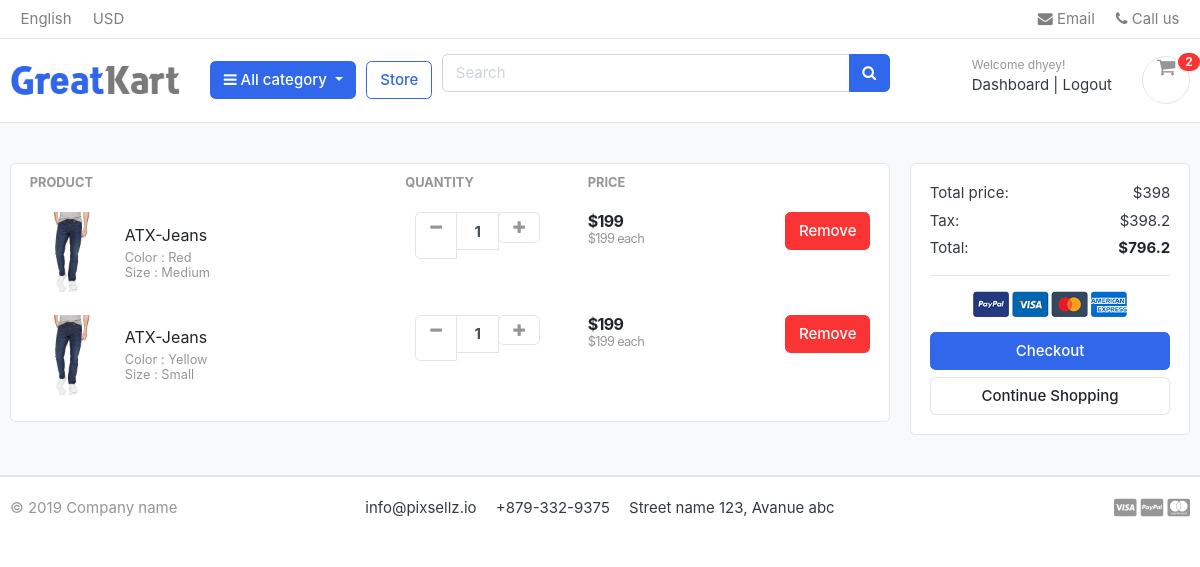
Page /carts/ (signed in) on the earlier database version.
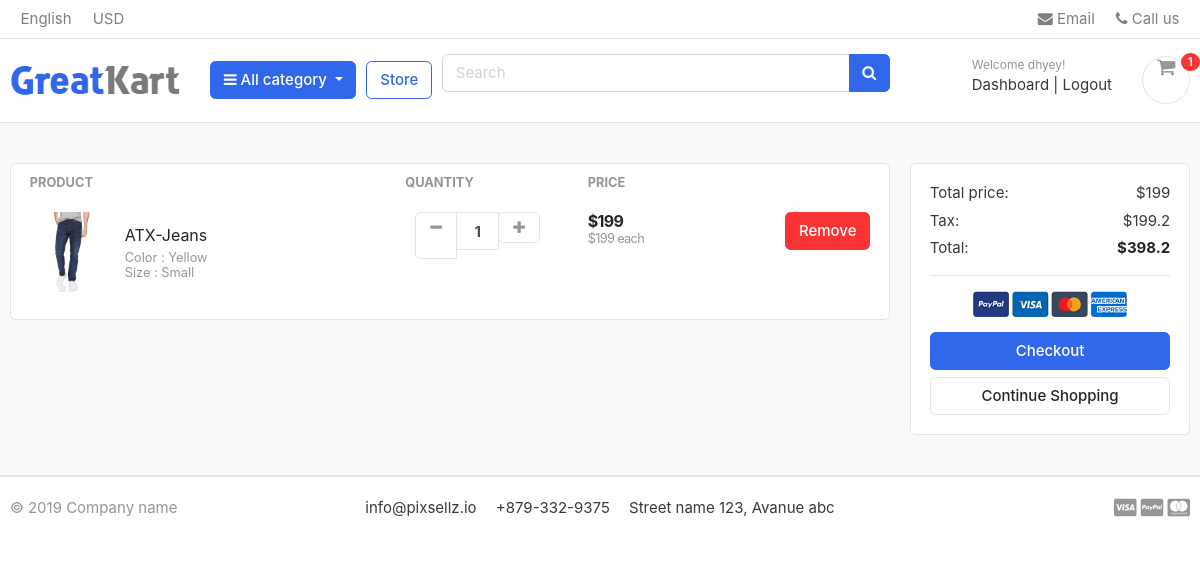
Same page on the later database version.
### accounts/models.py (models this page shows, shortened)
class Account(AbstractBaseUser):
    first_name = models.CharField(max_length=50)
    last_name = models.CharField (max_length=50)
    username = models.CharField(max_length=50,unique=True)
    email = models.EmailField(max_length=100, unique=True)
    phone_number = models.CharField(max_length=50) #<---- here after bracket, unique = True
    date_joined = models.DateTimeField(auto_now_add=True)
    last_login = models.DateTimeField(auto_now_add=True)
    is_admin = models.BooleanField(default=False)
    is_staff = models.BooleanField(default=False)
    is_active = models.BooleanField(default=False)
    is_superadmin = models.BooleanField(default=False)
    USERNAME_FIELD = 'email'
    REQUIRED_FIELDS = ['username', 'first_name', 'last_name']
    objects = Myaccountmanager()

### carts/models.py (models this page shows, shortened)
class CartItem (models.Model):
    user = models.ForeignKey(Account, on_delete=models.CASCADE, null =True)
    product = models.ForeignKey(Product, on_delete= models.CASCADE)
    variations = models.ManyToManyField(Variation, blank=True, )
    cart = models.ForeignKey(Cart, on_delete=models.CASCADE,null= True)
    quantity = models.IntegerField()
    is_active = models.BooleanField(default=True)
    def sub_total(self):
        return self.product.price * self.quantity

### store/models.py (models this page shows, shortened)
class Product (models.Model):
    product_name = models.CharField(max_length=200, unique=True)
    slug = models.SlugField(max_length=200, unique=True)
    description = models.TextField(max_length=255,blank=True)
    price = models.IntegerField()
    image = models.ImageField(upload_to='photos/products',)
    stock  = models.IntegerField()
    is_available = models.BooleanField(default=True)
    category = models.ForeignKey(Category, on_delete=models.CASCADE)
    created_date = models.DateTimeField(auto_now_add=True)
    modified_date  = models.DateTimeField(auto_now = True)
    def get_url(self):
        return reverse('product_detail', args=[self.category.slug,self.slug])

class Variation(models.Model):
    product = models.ForeignKey(Product, on_delete=models.CASCADE)
    variation_category = models.CharField(max_length=100,choices=variation_category_choice)
    variation_value    = models.CharField(max_length=100)
    is_active          = models.BooleanField(default=True)
    created_date       = models.DateTimeField(auto_now=True)
    objects = VariationManager()

### carts/views.py (the view)
# urls.py: path('', views.cart, name='cart'),
def cart(request,total=0,quanitity=0,cart_items=None):
    try:
        if request.user.is_authenticated:
            cart_items = CartItem.objects.filter(user = request.user, is_active= True)
        else:
            cart = Cart.objects.get(cart_id =_cart_id(request))
            cart_items = CartItem.objects.filter(cart=cart, is_active=True)
        for cart_item in cart_items:
            total += (cart_item.product.price * cart_item.quantity)
            quanitity += cart_item.quantity
        tax_rate = 0.2
        tax = total+tax_rate
        grand_total = total + tax
    except Cart.DoesNotExist:
        cart_items = []
        tax=0
        grand_total =0
    context = {
        'total':total,
        'quantity': quanitity,
        'cart_items': cart_items,
        'tax':tax,
        'grand_total':grand_total,
    }
    return render(request, "store/cart.html",context)

### templates/store/cart.html (shortened to what this page needs)
{% extends 'base.html' %}
{%load static%}
{%block content%}
<section class="section-content padding-y bg">
    <div class="container">
{% if not cart_items %}
    <h2 class = "text-center">Your Shopping Cart is Empty</h2>
    <div class="text-center">
        <a href= "{% url 'store'  %}" class= "btn btn-primary">Continue Shopping</a>
    </div>
{% else %}
    <div class="row">
        <aside class="col-lg-9">
    <div class="card">
    <table class="table table-borderless table-shopping-cart">
    <thead class="text-muted">
    <tr class="small text-uppercase">
      <th scope="col">Product</th>
      <th scope="col" width="120">Quantity</th>
      <th scope="col" width="120">Price</th>
      <th scope="col" class="text-right" width="200"> </th>
    </tr>
    </thead>
    <tbody>
{%for cart_item in cart_items%}
    <tr>
        <td>
            <figure class="itemside align-items-center">
                <div class="aside"><img src="{{cart_item.product.image.url}}" class="img-sm"></div>
                <figcaption class="info">
                    <a href="{{cart_item.product.get_url}}" class="title text-dark">{{cart_item.product.product_name}}</a>
                    <p class="text-muted small">
                        {% if cart_item.variations.all %}
                            {%for item in cart_item.variations.all %}
                                {{ item.variation_category | capfirst }} : {{ item.variation_value | capfirst}}
                                <br>
                            {% endfor %}
                        {% endif %}
                    </p>
                </figcaption>
            </figure>
        </td>
        <td>
                        <div class="col">
                            <div class="input-group input-spinner">
                                <div class="input-group-prepend">
                                <a href= "{% url 'remove_cart' cart_item.product.id cart_item.id %}"class="btn btn-light" type="button" id="button-plus"> <i class="fa fa-minus"></i> </a>
                                </div>
                                <input type="text" class="form-control"  value="{{cart_item.quantity}}">
                                <div class="input-group-append">
                                    <form action="{% url 'add_cart' cart_item.product.id %}" method="POST">
                                        <button class="btn btn-light" type="submit" id="button-minus"> <i class="fa fa-plus"></i> </button>
                                    </form>
                                </div>
                            </div>
                        </div>
        </td>
        <td>
            <div class="price-wrap">
                <var class="price">${{cart_item.sub_total}}</var>
                <small class="text-muted"> ${{cart_item.product.price}} each </small>
            </div>
        </td>
        <td class="text-right">
        <a href="{%  url 'remove_cart_item' cart_item.product.id cart_item.id %}" onclick="return confirm('Are you sure you want to delete this item?')" class="btn btn-danger"> Remove</a>
        </td>
    </tr>
{% endfor %}
    </tbody>
    </table>
    </div>
        </aside>
        <aside class="col-lg-3">
            <div class="card">
            <div class="card-body">
                <dl class="dlist-align">
                  <dt>Total price:</dt>
                  <dd class="text-right">${{ total }}</dd>
                </dl>
                <dl class="dlist-align">
                  <dt>Tax:</dt>
                  <dd class="text-right"> ${{ tax }}</dd>
                </dl>
                <dl class="dlist-align">
                  <dt>Total:</dt>
                  <dd class="text-right text-dark b"><strong>${{ grand_total }}</strong></dd>
                </dl>
                <hr>
                <p class="text-center mb-3">
                    <img src="{% static "./images/misc/payments.png"    %}" height="26">
                </p>
                <a href="{% url 'checkout' %}" class="btn btn-primary btn-block"> Checkout </a>
                <a href="{% url 'store'%}" class="btn btn-light btn-block">Continue Shopping</a>
            </div>
            </div>
    </aside>
    </div>
{% endif %}
    </div>
    </section>
{%endblock%}

### templates/base.html (shortened to what this page needs)
{% load static %}
<html>
<head>
<link href="{% static 'css/bootstrap.css' %}" rel="stylesheet" type="text/css"/>
<link href="{% static 'fonts/fontawesome/css/all.min.css' %}" type="text/css" rel="stylesheet">
<link href="{% static 'css/ui.css' %}" rel="stylesheet" type="text/css"/>
<link href="{% static 'css/responsive.css'%}" rel="stylesheet" media="only screen and (max-width: 1200px)" />
<link href="{% static 'css/custom.css' %}" rel="stylesheet" type="text/css"/>
<link rel="stylesheet" href="https://cdnjs.cloudflare.com/ajax/libs/font-awesome/4.7.0/css/font-awesome.min.css">
</head>
<body>
{%include 'includes/navbar.html'%}
    {% block content %}{%endblock%}
{%include 'includes/footer.html'%}

### templates/includes/navbar.html (shortened to what this page needs)
{%load static%}
<header class="section-header">
    <nav class="navbar p-md-0 navbar-expand-sm navbar-light border-bottom">
    <div class="container">
      <div class="collapse navbar-collapse" id="navbarTop4">
        <ul class="navbar-nav mr-auto">
            <li class="nav-item dropdown">
                 <a href="#" class="nav-link">   English </a>
            </li>
            <li class="nav-item dropdown">
                <a href="#" class="nav-link"> USD </a>
            </li>
        </ul>
        <ul class="navbar-nav">
            <li><a href="#" class="nav-link"> <i class="fa fa-envelope"></i> Email </a></li>
            <li><a href="#" class="nav-link"> <i class="fa fa-phone"></i> Call us </a></li>
        </ul>
      </div>
    </div>
    </nav>
    <section class="header-main border-bottom">
        <div class="container">
    <div class="row align-items-center">
        <div class="col-lg-2 col-md-3 col-6">
            <a href="{% url 'home'%}" class="brand-wrap">
                <img class="logo" src="{%static './images/logo.png'%}">
            </a>
        </div>
        <div class="col-lg col-sm col-md col-6 flex-grow-0">
            <div class="category-wrap dropdown d-inline-block float-right">
                <button type="button" class="btn btn-primary dropdown-toggle" data-toggle="dropdown">
                    <i class="fa fa-bars"></i> All category
                </button>
            </div>
        </div>
        <a href="{% url 'store' %}" class="btn btn-outline-primary">Store</a>
        <div class="col-lg  col-md-6 col-sm-12 col">
            <form action="{% url 'search' %}" class="search" method = "GET">
                <div class="input-group w-100">
                    <input type="text" class="form-control" style="width:60%;" placeholder="Search" name = "keyword">
                    <div class="input-group-append">
                      <button class="btn btn-primary" type="submit">
                        <i class="fa fa-search"></i>
                      </button>
                    </div>
                </div>
            </form>
        </div>
        <div class="col-lg-3 col-sm-6 col-8 order-2 order-lg-3">
                    <div class="d-flex justify-content-end mb-3 mb-lg-0">
                        {% if user.id is None %}
                            <div class="widget-header">
                                <small class="title text-muted">Welcome guest!</small>
                                <div>
                                    <a href="{% url 'login' %}">Sign in</a> <span class="dark-transp"> | </span>
                                    <a href="{% url 'register' %}"> Register</a>
                                </div>
                            </div>
                        {% else %}
                            <div class="widget-header">
                                <small class="title text-muted">Welcome {{ user.first_name }}!</small>
                                <div>
                                    <a href="{% url 'dashboard' %}">Dashboard</a> <span class="dark-transp"> | </span>
                                    <a href="{% url 'logout' %}">Logout</a>
                                </div>
                            </div>
                        {% endif %}
                        <a href="{% url 'cart' %}" class="widget-header pl-3 ml-3">
                            <div class="icon icon-sm rounded-circle border"><i class="fa fa-shopping-cart"></i></div>
                            <span class="badge badge-pill badge-danger notify">{{ cart_count }}</span>
                        </a>
                    </div>
                </div>
    </div>
        </div>
    </section>
    </header>

### templates/includes/footer.html (shortened to what this page needs)
<footer class="section-footer border-top">
	<div class="container">
		<section class="footer-bottom border-top row">
			<div class="col-md-2">
				<p class="text-muted"> &copy 2019 Company name </p>
			</div>
			<div class="col-md-8 text-md-center">
				<span  class="px-2">info@pixsellz.io</span>
				<span  class="px-2">+879-332-9375</span>
				<span  class="px-2">Street name 123, Avanue abc</span>
			</div>
			<div class="col-md-2 text-md-right text-muted">
				<i class="fab fa-lg fa-cc-visa"></i>
				<i class="fab fa-lg fa-cc-paypal"></i>
				<i class="fab fa-lg fa-cc-mastercard"></i>
			</div>
		</section>
	</div>
</footer>
</body>
</html>

Differences in the rows shown:
removed CartItem: product.image (picture), product.product_name "ATX-Jeans", quantity "1", sub_total "199", product.price "199"
no longer on this page (row unchanged): Variation: variation_category "Color", variation_value "Red", shown under "ATX-Jeans"
no longer on this page (row unchanged): Variation: variation_category "Size", variation_value "Medium", shown under "ATX-Jeans"
Other differences:
{{ cart_count }}: "2" → "1"
{{ total }}: "398" → "199"
{{ tax }}: "398.2" → "199.2"
{{ grand_total }}: "796.2" → "398.2"
